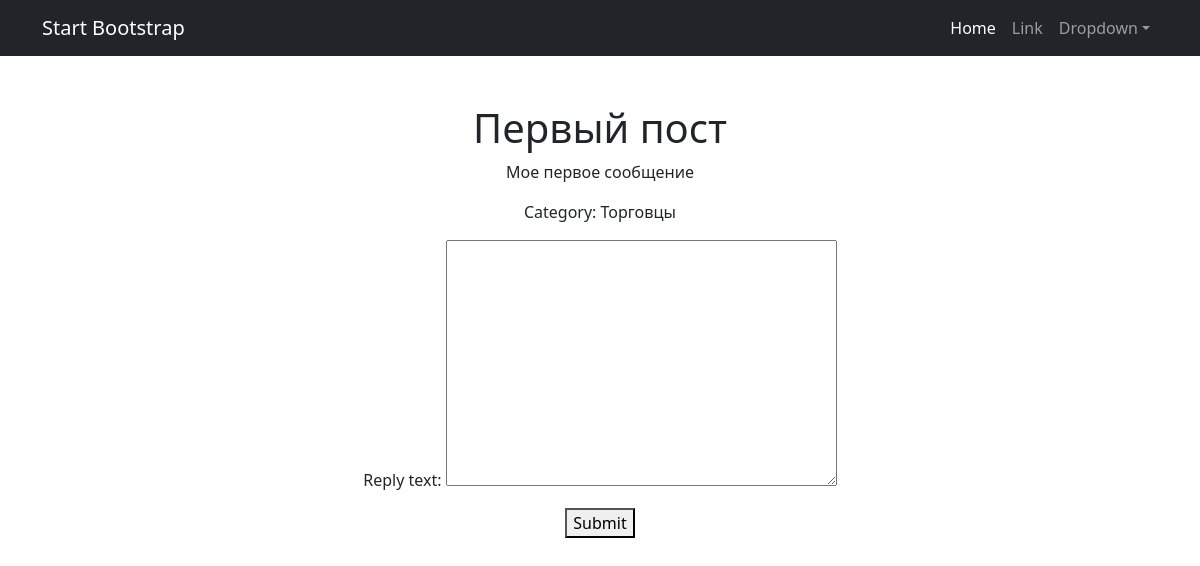
The app's page /posts/1/ with its own data.
### board/models.py (models this page shows, shortened)
class Post(models.Model):
    CATEGORY_CHOICES = [
        ('TK', 'Танки'),
        ('HL', 'Хилы'),
        ('DD', 'ДД'),
        ('TD', 'Торговцы'),
        ('GM', 'Гилдмастеры'),
        ('QG', 'Квестгиверы'),
        ('SM', 'Кузнецы'),
        ('TN', 'Кожевники'),
        ('HM', 'Зельевары'),
        ('WZ', 'Мастера заклинаний'),
    ]
    author = models.ForeignKey('CustomUser', on_delete=models.CASCADE)
    category = models.ForeignKey(Category, on_delete=models.CASCADE)
    post_time_in = models.DateTimeField(auto_now_add=True)
    title = models.CharField(max_length=255)
    post_text = models.TextField()
    image = models.ImageField(upload_to='post_images/', null=True, blank=True)
    video_url = models.URLField(null=True, blank=True)

class Category(models.Model):
    name = models.CharField(max_length=255, unique=True)
    def __str__(self):
        return self.name

### board/views.py (the view, shortened to what this page needs)
# urls.py: path('<int:pk>/', PostDetail.as_view(), name='post_detail'),
class PostDetail(FormMixin, DetailView):
    model = Post
    template_name = 'post_detail.html'
    form_class = ReplyForm
    def get_context_data(self, **kwargs):
        context = super().get_context_data(**kwargs)
        context['form'] = self.get_form()
        context['category'] = self.object.category
        return context

### board/forms.py
class ReplyForm(forms.ModelForm):
    class Meta:
        model = Reply
        fields = ['reply_text']

### templates/post_detail.html (shortened to what this page needs)
{% extends 'flatpages/default.html' %}
{% block content %}
    <h1>{{ object.title }}</h1>
    <p>{{ object.post_text }}</p>
    <p>Category: {{ object.category }}</p>
    <form method="post">
        {{ form.as_p }}
        <button type="submit">Submit</button>
    </form>
{% endblock %}

### records on screen
Post: title "Первый пост", post_text "Мое первое сообщение", category "Торговцы"
